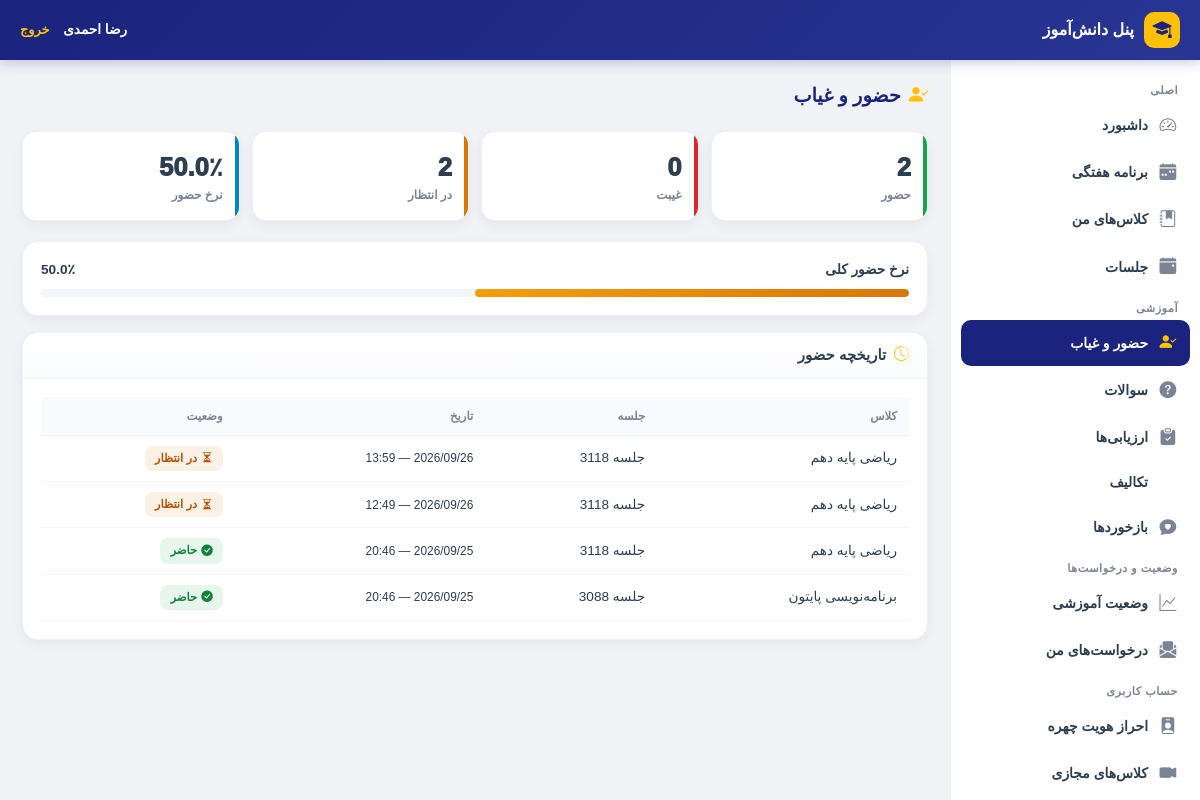
The app's page /student/attendance/ (signed in), older data.
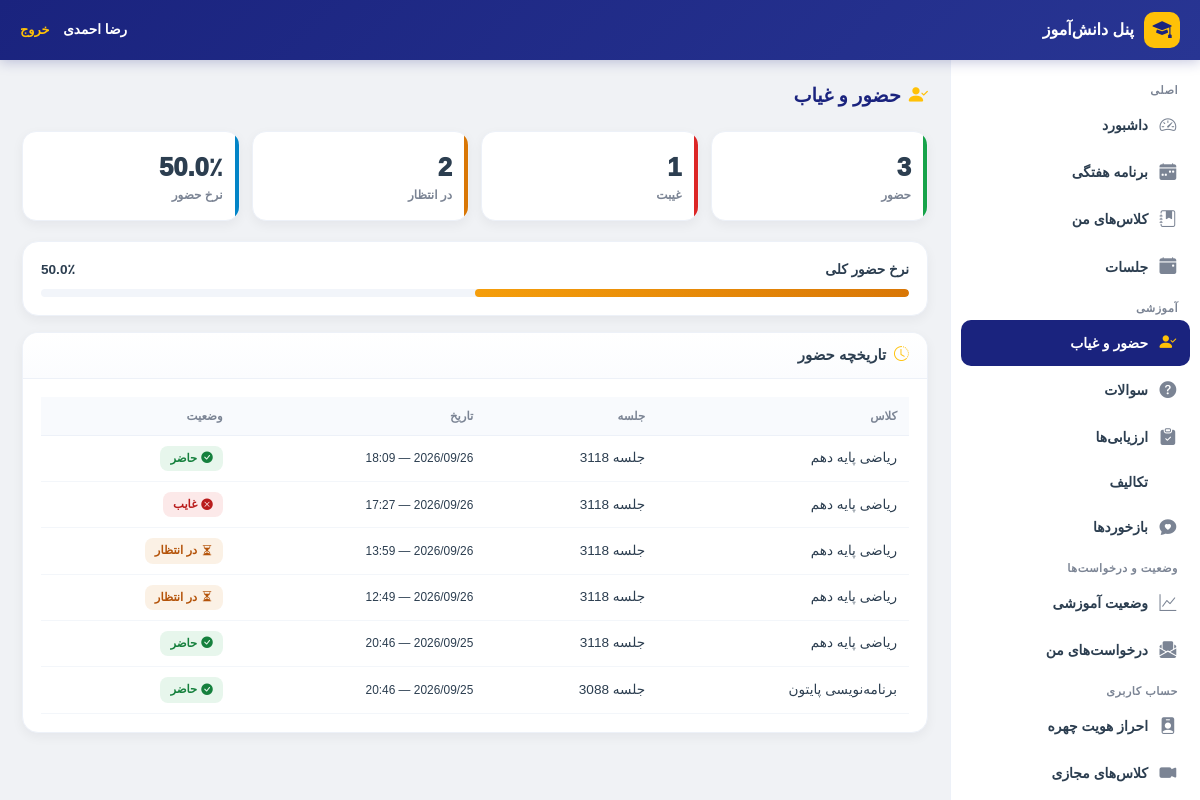
The same page, newer data.
### dashboard/models.py (models this page shows, shortened)
class AttendanceResponse(models.Model):
    AUTO_STATUS_CHOICES = (
        ('pending', 'در انتظار'),
        ('present', 'حاضر'),
        ('suspicious', 'مشکوک'),
        ('absent_mismatch', 'عدم تطابق'),
        ('no_response', 'عدم پاسخ'),
        ('not_applicable', 'نامرتبط'),
    )
    FINAL_STATUS_CHOICES = (
        ('pending', 'در انتظار'),
        ('present', 'حاضر'),
        ('absent', 'غایب'),
        ('not_applicable', 'نامرتبط'),
    )
    attendance_request = models.ForeignKey(
        AttendanceRequest,
        on_delete=models.CASCADE,
        related_name='responses',
        verbose_name="درخواست"
    )
    student = models.ForeignKey(
        User,
        on_delete=models.CASCADE,
        related_name='attendance_responses',
        limit_choices_to={'role': 'student'},
        verbose_name="دانش‌آموز"
    )
    face_image = models.FileField(
        upload_to='attendance/captured/',
        validators=[validate_image_file],
        null=True,
        blank=True,
        verbose_name="تصویر گرفته‌شده"
    )
    confidence = models.FloatField(
        null=True,
        blank=True,
        verbose_name="درصد تطابق"
    )
    auto_status = models.CharField(
        max_length=20,
        choices=AUTO_STATUS_CHOICES,
        default='pending',
        verbose_name="وضعیت خودکار"
    )
    final_status = models.CharField(
        max_length=20,
        choices=FINAL_STATUS_CHOICES,
        default='pending',
        verbose_name="وضعیت نهایی"
    )
    face_submitted_at = models.DateTimeField(
        null=True,
        blank=True,
        verbose_name="زمان ارسال اسکن"
    )
    reviewed_by = models.ForeignKey(
        User,
        on_delete=models.SET_NULL,
        null=True,
        blank=True,
        related_name='reviewed_attendance_responses',
        verbose_name="بررسی‌کننده"
    )
    reviewed_at = models.DateTimeField(
        null=True,
        blank=True,
        verbose_name="زمان بررسی"
    )
    face_verified = models.BooleanField(
        null=True, blank=True,
        verbose_name='چهره تایید شده'
    )
    face_status = models.CharField(
        max_length=20, blank=True,
        verbose_name='وضعیت چهره'
    )
    similarity_score = models.FloatField(
        null=True, blank=True,
        verbose_name='امتیاز تطبیق'
    )
    liveness_score = models.FloatField(
        null=True, blank=True,
        verbose_name='امتیاز لایونس'
    )
    liveness_status = models.CharField(
        max_length=20,
        blank=True,
        default='',
        verbose_name='وضعیت لایونس'
    )
    failure_reason = models.CharField(
        max_length=200,
        blank=True,
        default='',
        verbose_name='دلیل ناموفق بودن'
    )
    attempts = models.PositiveSmallIntegerField(
        default=0,
        verbose_name='تعداد تلاش‌ها'
    )
    created_at = models.DateTimeField(auto_now_add=True, verbose_name="تاریخ ایجاد")
    updated_at = models.DateTimeField(auto_now=True, verbose_name="تاریخ به‌روزرسانی")
    class Meta:
        verbose_name = "پاسخ حضور و غیاب"
        verbose_name_plural = "پاسخ‌های حضور و غیاب"
        unique_together = ('attendance_request', 'student')
        ordering = ['-created_at']

class AttendanceRequest(models.Model):
    REQUEST_TYPE_CHOICES = (
        ('face_only', 'فقط حضور و غیاب'),
        ('question_only', 'فقط سوال'),
        ('face_and_question', 'حضور و غیاب + سوال'),
    )
    STATUS_CHOICES = (
        ('active', 'فعال'),
        ('finished', 'پایان یافته'),
        ('canceled', 'لغو شده'),
    )
    teacher = models.ForeignKey(
        User,
        on_delete=models.CASCADE,
        related_name='attendance_requests',
        limit_choices_to={'role': 'teacher'},
        verbose_name="معلم"
    )
    classroom = models.ForeignKey(
        Classroom,
        on_delete=models.CASCADE,
        related_name='attendance_requests',
        verbose_name="کلاس"
    )
    session = models.ForeignKey(
        ClassSession,
        on_delete=models.CASCADE,
        related_name='attendance_requests',
        verbose_name="جلسه"
    )
    request_type = models.CharField(
        max_length=30,
        choices=REQUEST_TYPE_CHOICES,
        default='face_only',
        verbose_name="نوع درخواست"
    )
    status = models.CharField(
        max_length=20,
        choices=STATUS_CHOICES,
        default='active',
        verbose_name="وضعیت"
    )
    face_time_seconds = models.PositiveIntegerField(
        default=120,
        verbose_name="زمان اسکن چهره (ثانیه)"
    )
    face_deadline_at = models.DateTimeField(
        null=True,
        blank=True,
        verbose_name="مهلت اسکن چهره"
    )
    questions = models.ManyToManyField(
        Question,
        through='AttendanceRequestQuestion',
        related_name='attendance_requests',
        blank=True,
        verbose_name="سوالات"
    )
    created_at = models.DateTimeField(auto_now_add=True, verbose_name="تاریخ ایجاد")
    updated_at = models.DateTimeField(auto_now=True, verbose_name="تاریخ به‌روزرسانی")
    class Meta:
        verbose_name = "درخواست حضور و غیاب / سوال"
        verbose_name_plural = "درخواست‌های حضور و غیاب / سوال"
        ordering = ['-created_at']

class Classroom(models.Model):
    GRADE_CHOICES = (
        ('10', 'دهم'),
        ('11', 'یازدهم'),
        ('12', 'دوازدهم'),
    )
    FIELD_CHOICES = (
        ('computer', 'کامپیوتر'),
        ('electrical', 'برق'),
        ('mechanical', 'مکانیک'),
        ('accounting', 'حسابداری'),
        ('math', 'ریاضی'),
        ('experimental', 'تجربی'),
        ('humanities', 'انسانی'),
    )
    name = models.CharField(max_length=100, verbose_name="نام کلاس")
    subject = models.CharField(max_length=100, verbose_name="درس")
    grade = models.CharField(
        max_length=2,
        choices=GRADE_CHOICES,
        default='10',
        verbose_name="پایه تحصیلی"
    )
    field = models.CharField(
        max_length=20,
        choices=FIELD_CHOICES,
        default='math',
        verbose_name="رشته تحصیلی"
    )
    teacher_name = models.CharField(
        max_length=100,
        verbose_name="نام معلم"
    )
    teacher = models.ForeignKey(
        User,
        on_delete=models.SET_NULL,
        null=True,
        blank=True,
        related_name='taught_classes',
        verbose_name="کاربر معلم (اختیاری)"
    )
    students = models.ManyToManyField(
        User,
        related_name='enrolled_classes',
        blank=True,
        verbose_name="دانش‌آموزان"
    )
    school = models.ForeignKey(
        'national.School',
        on_delete=models.SET_NULL,
        null=True,
        blank=True,
        related_name='classrooms',
        verbose_name="مدرسه"
    )
    created_at = models.DateTimeField(auto_now_add=True)
    class Meta:
        verbose_name = "کلاس"
        verbose_name_plural = "کلاس‌ها"

### student/views.py (the view)
# urls.py: path('attendance/', views.student_attendance, name='attendance'),
@student_required
def student_attendance(request):
    scope = request.student_scope
    face_service = StudentFaceService(scope)
    active_face_items = face_service.get_active_face_requests()
    face_data = face_service.get_face_enrollment_status()
    base_responses = scope.filter_attendance_responses()
    total = base_responses.count()
    present = base_responses.filter(final_status='present').count()
    absent = base_responses.filter(final_status='absent').count()
    pending = base_responses.filter(final_status='pending').count()
    responses = base_responses.select_related(
        'attendance_request__classroom',
        'attendance_request__session',
    ).order_by('-created_at')[:30]
    context = {
        'title': 'حضور و غیاب',
        'active_face_items': active_face_items,
        'face_enrolled': face_data['is_enrolled'],
        'responses': responses,
        'total': total,
        'present': present,
        'absent': absent,
        'pending': pending,
        'attendance_rate': round((present / total) * 100, 1) if total > 0 else None,
    }
    return render(request, 'student/attendance.html', context)

### student/scope.py (called while the page is built)
    def filter_attendance_requests(self, qs=None):
        if qs is None:
            qs = AttendanceRequest.objects.all()
        return qs.filter(classroom__students=self.student)

    def filter_attendance_responses(self, qs=None):
        if qs is None:
            qs = AttendanceResponse.objects.all()
        return qs.filter(student=self.student)

### student/services/face_service.py (called while the page is built, shortened)
    def get_active_face_requests(self) -> List[Dict[str, Any]]:
        active_requests = self.scope.filter_attendance_requests().filter(
            status='active',
            request_type__in=['face_only', 'face_and_question'],
        ).filter(
            Q(face_deadline_at__isnull=True) |
            Q(face_deadline_at__gt=timezone.now())
        ).select_related(
            'classroom', 'session', 'teacher'
        ).order_by('-created_at')
        items = []
        return items

### student/templates/student/attendance.html (shortened to what this page needs)
{% extends 'student/base_student.html' %}
{% load static %}
{% block content %}
<div class="s-page-title">
    <i class="bi bi-person-check-fill"></i> حضور و غیاب
</div>
<div class="s-kpi-grid">
    <div class="s-kpi success">
        <div class="s-kpi-value">{{ present|default:"0" }}</div>
        <div class="s-kpi-label">حضور</div>
    </div>
    <div class="s-kpi danger">
        <div class="s-kpi-value">{{ absent|default:"0" }}</div>
        <div class="s-kpi-label">غیبت</div>
    </div>
    <div class="s-kpi warning">
        <div class="s-kpi-value">{{ pending|default:"0" }}</div>
        <div class="s-kpi-label">در انتظار</div>
    </div>
    <div class="s-kpi info">
        <div class="s-kpi-value">
            {% if attendance_rate is not None %}{{ attendance_rate }}٪{% else %}-{% endif %}
        </div>
        <div class="s-kpi-label">نرخ حضور</div>
    </div>
</div>
{% if attendance_rate is not None %}
<div class="s-card mb-3">
    <div class="s-card-body">
        <div class="d-flex justify-content-between mb-2" style="font-size:.85rem;">
            <span class="fw-bold">نرخ حضور کلی</span>
            <span class="fw-bold">{{ attendance_rate }}٪</span>
        </div>
        <div class="s-progress">
            {% if attendance_rate >= 75 %}
            <div class="s-progress-fill success" style="width:{{ attendance_rate }}%"></div>
            {% elif attendance_rate >= 50 %}
            <div class="s-progress-fill warning" style="width:{{ attendance_rate }}%"></div>
            {% else %}
            <div class="s-progress-fill danger" style="width:{{ attendance_rate }}%"></div>
            {% endif %}
        </div>
    </div>
</div>
{% endif %}
<div class="s-card">
    <div class="s-card-header">
        <h6 class="s-card-title"><i class="bi bi-clock-history"></i> تاریخچه حضور</h6>
    </div>
    <div class="s-card-body">
        {% if responses %}
        <div class="table-responsive">
            <table class="s-table">
                <thead>
                    <tr>
                        <th>کلاس</th>
                        <th>جلسه</th>
                        <th>تاریخ</th>
                        <th>وضعیت</th>
                    </tr>
                </thead>
                <tbody>
                    {% for resp in responses %}
                    <tr>
                        <td>{{ resp.attendance_request.classroom.subject }}</td>
                        <td>جلسه {{ resp.attendance_request.session_id }}</td>
                        <td><small>{{ resp.created_at|date:"Y/m/d — H:i" }}</small></td>
                        <td>
                            {% if resp.final_status == 'present' %}
                            <span class="s-badge success"><i class="bi bi-check-circle-fill"></i> حاضر</span>
                            {% elif resp.final_status == 'absent' %}
                            <span class="s-badge danger"><i class="bi bi-x-circle-fill"></i> غایب</span>
                            {% elif resp.final_status == 'pending' %}
                            <span class="s-badge warning"><i class="bi bi-hourglass-split"></i> در انتظار</span>
                            {% else %}
                            <span class="s-badge secondary">{{ resp.get_final_status_display }}</span>
                            {% endif %}
                        </td>
                    </tr>
                    {% endfor %}
                </tbody>
            </table>
        </div>
        {% else %}
        {% include "student/components/empty_state.html" with icon="bi-person-check" title="سابقه‌ای ندارید" message="هنوز رکورد حضوری برای شما ثبت نشده است." %}
        {% endif %}
    </div>
</div>
{% endblock %}

Row changes from the older to the newer data that the page shows:
added AttendanceResponse: attendance_request.classroom.subject "ریاضی پایه دهم", attendance_request.session_id "3118", created_at "2026/09/26 — 18:09", final_status "present" (drawn)
added AttendanceResponse: attendance_request.classroom.subject "ریاضی پایه دهم", attendance_request.session_id "3118", created_at "2026/09/26 — 17:27", final_status "absent" (drawn)
Text that changed along with them:
{{ present|default:"0" }}: "2" → "3"
{{ absent|default:"0" }}: "0" → "1"
